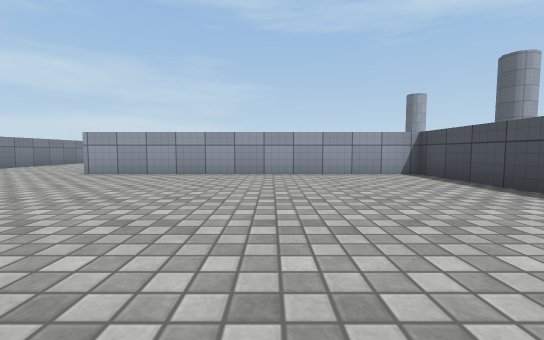
view 1 (above)

18 first-person views from a walk through a scene from a Unity 3-D project. The camera is 0.55 m above the floor, tilts 4° down and sees 90° across. The floor is counted in squares, 1 m on a side. Each view is taken from the middle of a square. On the plan, view 1 faces up. The plan holds only what a view shows up to about 9 squares ahead; the rest is blank. The place goes on beyond the plan. The player character is not drawn. Some animated figures are not drawn. Surface patterns are stand-ins for the level's own textures.

view 2
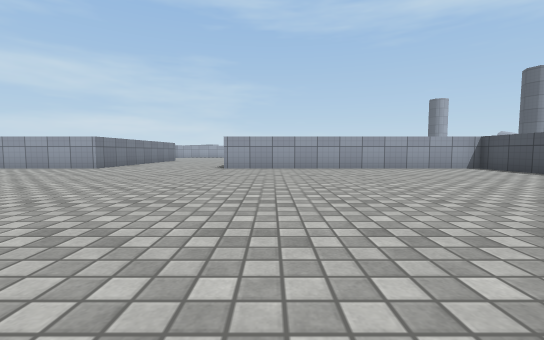

view 3
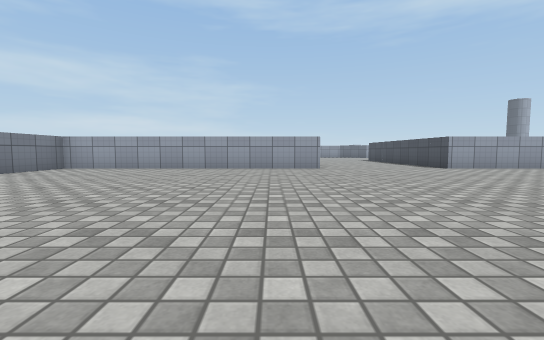

view 4
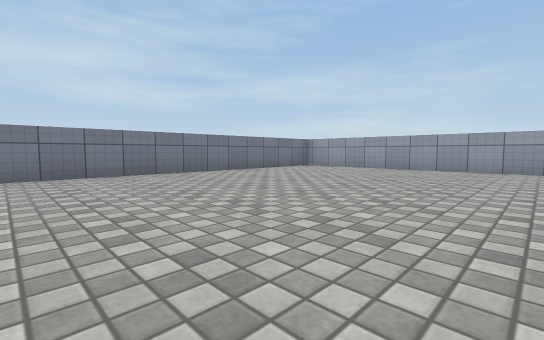

view 5
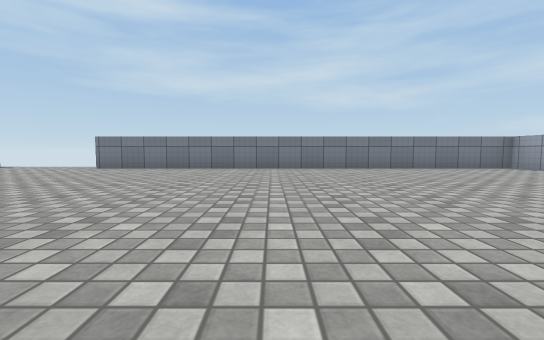

view 6
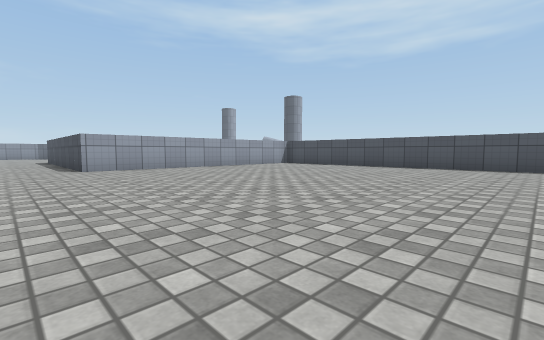

view 7
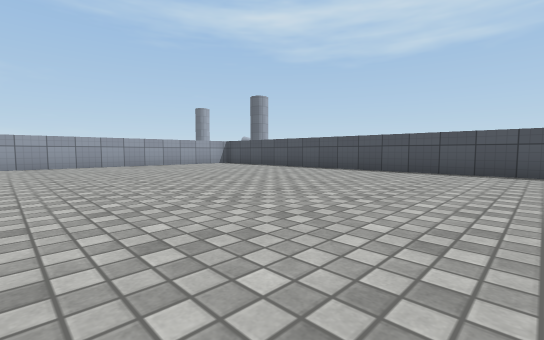

view 8
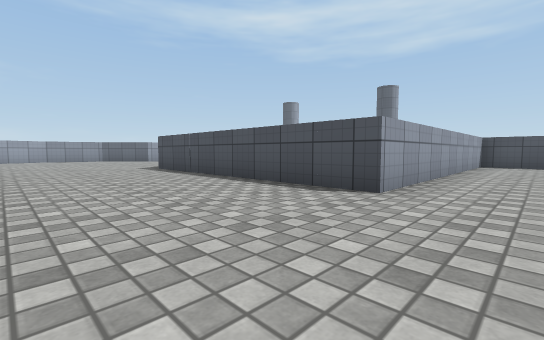

view 9
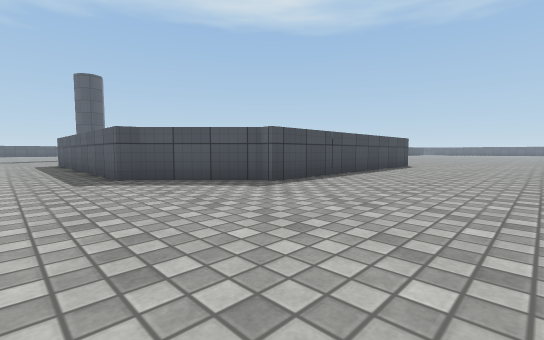

view 10
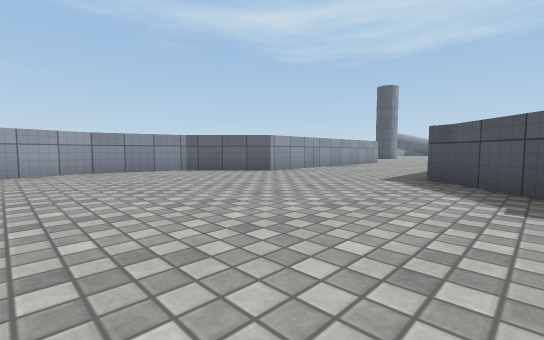

view 11
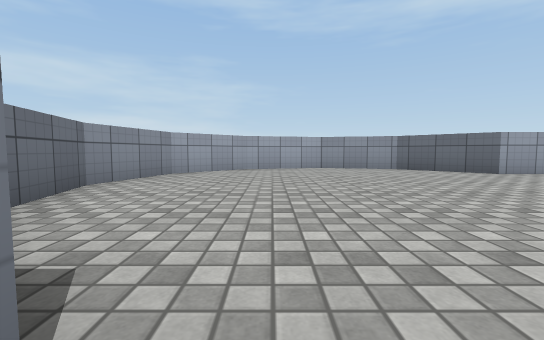

view 12
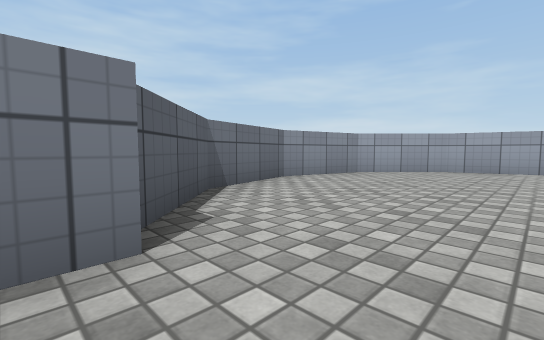

view 13
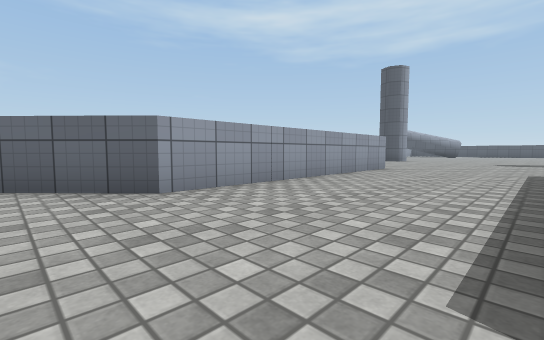

view 14
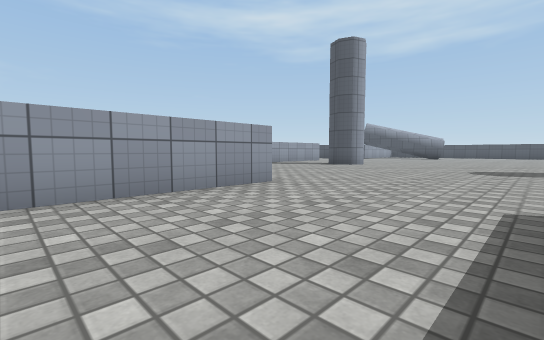

view 15
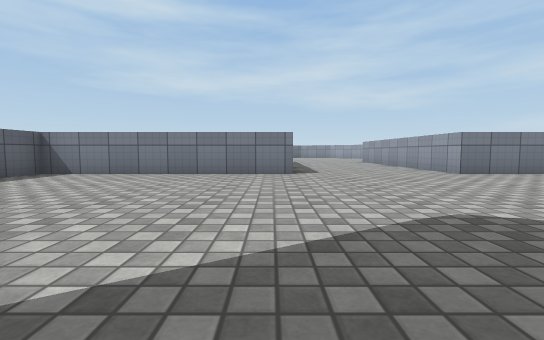

view 16
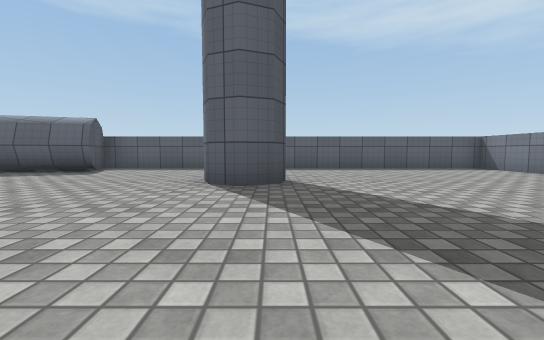

view 17
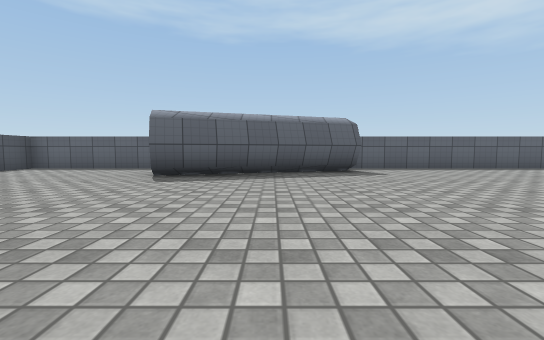

view 18
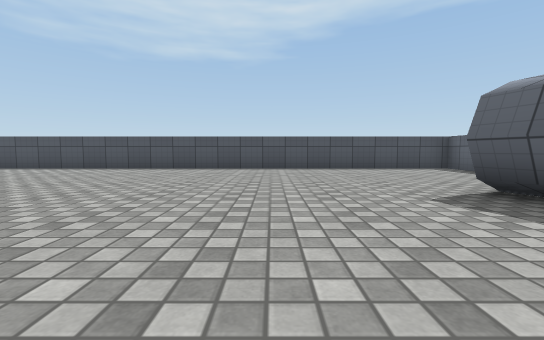

### Floor plan
Points are (right, up) in squares from view 1. A wall is a line through its corners. A room is listed if a view was taken in it or the views show most of it. See-through windows are left out.
Room 1 (views 1, 2, 3, 4, 5, 6, 7, 8, 9, 10, 11, 12, 13, 14, 15, 16, 17, 18)
walls: (4.5, 15.5) (4.5, 9.5) (16.2, 9.5) (15.7, 11) (20.5, 12.5); (10.7, 12.9) (11, 13.5) (11.5, 13.8) (12, 13.5) (12.2, 13); (3.5, 3.4) (3.5, 6.5) (-4.5, 6.5) (-4.5, 13.5); (-4.2, 13.5) (-2.6, 15.1) (-2.5, 15.5) (3.3, 15.5); (4.5, 21.5) (4.5, 19.5) (-2.6, 19.5) (-4.2, 21.2) (-5.1, 21.5); (-8.5, 9.1) (-8.5, 6.5) (-16.5, 6.5) (-16.5, -4.5); (-8.5, 13.6) (-8.5, 13); (3.5, -4.1) (3.5, 1.4); (21.8, 9.5) (25.5, 9.5) (25.5, 21.5); (-7.9, 21.4) (-8.8, 21.2) (-10.4, 19.6) (-11, 17.4) (-10.4, 15.1) (-8.9, 13.6)
low walls: (19.8, 12.1) (20.6, 12.3)

Positions as (right, up) in squares from view 1, and headings:
1: (0, 0), facing up
2: (-3, -2), facing up
3: (-10, -2), facing up
4: (-10, -2), facing up-left
5: (-8, -1), facing left
6: (-6, -2), facing up-right
7: (-4, -4), facing up-right
8: (-8, 5), facing up-right
9: (-8, 17), facing down-right
10: (-8, 14), facing up-right
11: (-8, 13), facing up
12: (-7, 13), facing up-left
13: (-4, 16), facing up-right
14: (1, 16), facing up-right
15: (11, 15), facing left
16: (11, 18), facing down
17: (18, 18), facing down
18: (17, 15), facing right
